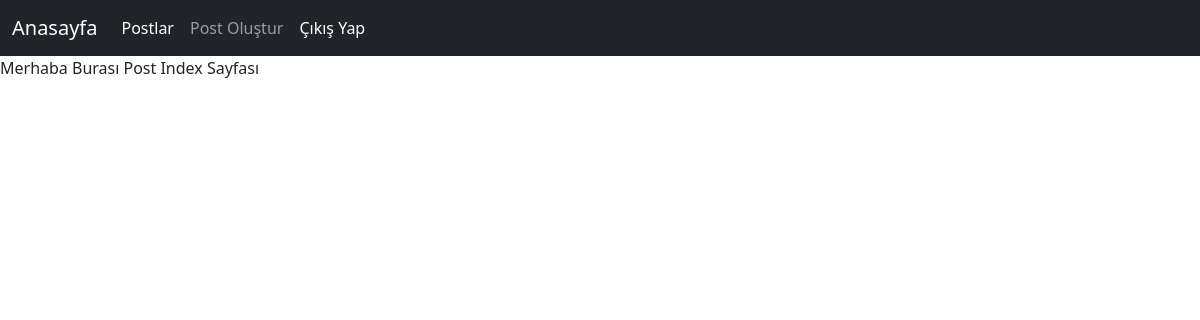
The page /post/index (signed in) on the database as committed earlier.
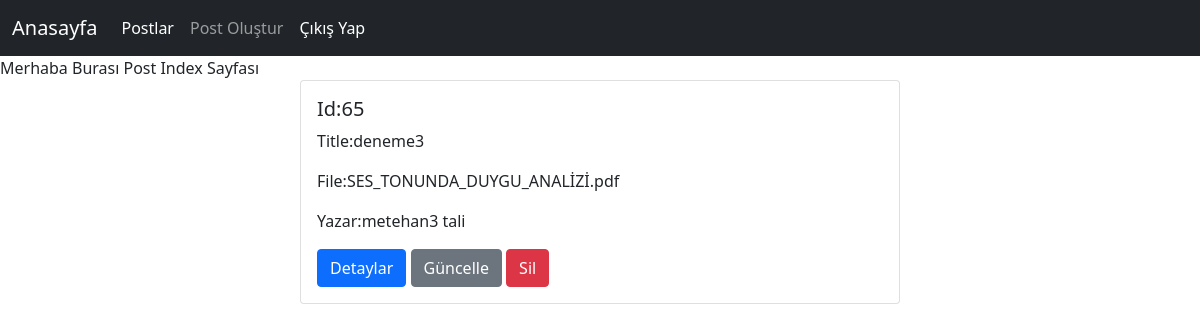
The same page on the database as committed later.
### post/models.py (models this page shows, shortened)
class Post(models.Model):
    title = models.CharField(max_length=120, verbose_name="Başlık")
    file = models.FileField(null=True, blank=True)
    user = models.ForeignKey('auth.User', verbose_name='yazar', on_delete=models.CASCADE)
    def get_absolute_url(self):
        return reverse('post:detail', kwargs={'id': self.id})
    def get_update_url(self):
        return reverse('post:update', kwargs={'id': self.id})
    def get_delete_url(self):
        return reverse('post:delete', kwargs={'id': self.id})

### post/views.py (the view)
# urls.py: path('index', post_index , name='index'),
def post_index(request):
    posts = Post.objects.all().filter(user_id=request.user.id)
    return render(request, 'post/index.html', {'posts': posts})

### templates/post/index.html
{% extends 'base.html' %}
{% block body %}
Merhaba Burası Post Index Sayfası<br>
{% for post in posts %}
    <div class="card col-md-6 offset-3">
      <div class="card-body">
        <h5 class="card-title">Id:{{ post.id}}</h5>
        <p class="card-text">Title:{{ post.title }}</p>
        <p class="card-text">File:{{ post.file}}</p>
        <p class="card-text">Yazar:{{ post.user.get_full_name}}</p>
          {% if request.user.is_authenticated %}
        <a href="{{ post.get_absolute_url }}" class="btn btn-primary">Detaylar</a>
        <a href="{{ post.get_update_url }}" class="btn btn-secondary">Güncelle</a>
        <a href="{{ post.get_delete_url }}" class="btn btn-danger">Sil</a>
          {% endif %}
      </div>
    </div>
{% endfor %}
{% endblock%}

Rows that differ between the two databases and show on the page:
added Post: id "65", title "deneme3", file "SES_TONUNDA_DUYGU_ANALİZİ.pdf", user.get_full_name "metehan3 tali"
